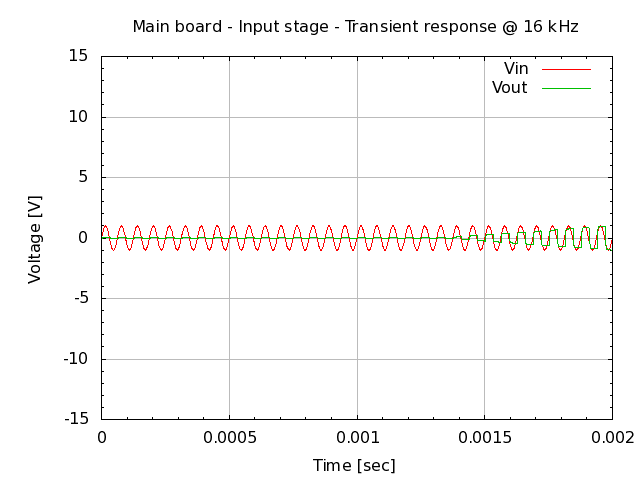

Write gnuplot code to recreate this figure.
# setup terminal
set term png

# setup graph
set output "26.003.00.02.03-2.png"
set title "Main board - Input stage - Transient response @ 16 kHz"

# setup Y-axis
set yrange [-15:15]
set grid ytics lt 1 lw 1 lc rgb "#bbbbbb"
set mytics
set ylabel "Voltage [V]"

# setup X-axis
set grid xtics lt 1 lw 1 lc rgb "#bbbbbb"
set mxtics
set xrange [0:0.002]
set xlabel "Time [sec]"

# setup plot style
set style data lines
plot '26.003.00.02.03.dat' using 1:2 title "Vin", \
     '26.003.00.02.03.dat' using 1:3 title "Vout"

# set output back to default
set output

# reset terminal type
set terminal pop
